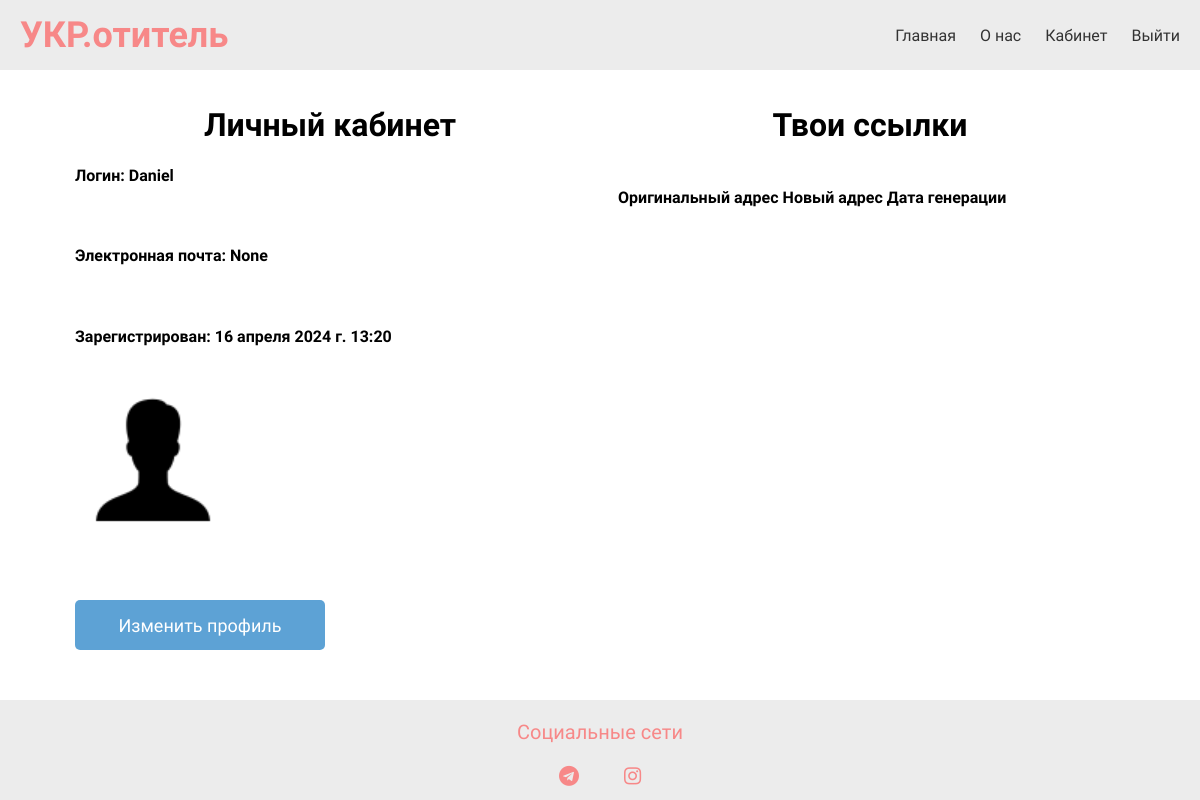
Screenshot of /dashboard/2/ (signed in) with the database file from the repository.
### shortener/models.py (models this page shows, shortened)
class Person(models.Model):
    user = models.OneToOneField(User, null=True,blank=True, on_delete=CASCADE, verbose_name='Пользователь')
    profile_pic = models.ImageField(null=True, blank=True, default='default.png', upload_to='user_images', verbose_name='Изображение профиля')
    name = models.CharField(max_length=200, null=True, verbose_name='Имя')
    email = models.EmailField(max_length=200, null=True, blank=True, verbose_name='E-mail пользователя')
    date = models.DateTimeField(auto_now_add=True, null=True)
    class Meta:
        verbose_name = 'Профиль'
        verbose_name_plural = 'Профили'

### shortener/views.py (the view)
# urls.py: path('dashboard/<str:pk>/', views.dashboard, name='dashboard'),
@login_required
def dashboard(request, pk):
    person = Person.objects.get(id=pk)
    myurls = URLS.objects.filter(created_by_id=pk)
    context = {'Person': person, 'myurls': myurls}
    return render(request, 'shortener/dashboard.html', context)

### shortener/templates/shortener/dashboard.html (shortened to what this page needs)
{% include 'main.html' %}
{% block content %}
<div class="dashboard">
  <div class="user-data">
    <h1 class="title">Личный кабинет</h1>
    <h4> Логин: {{ Person.user }} </h4><br>
    <h4> Электронная почта: {{ Person.email }} </h4><br>
    <h4> Зарегистрирован: {{ Person.date }} </h4><br>
    <img src="{{ Person.profile_pic.url }}" alt="Иконка профиля {{Person.name}}" height="150px" width="150px">
    <div class="button-section">
      <button class="edit-button"><a href="{% url 'edit' request.user.id %}">
        Изменить профиль
      </a></button>
    </div>
  </div>
  <div class="table-links">
    <h1>Твои ссылки</h1>  <br>
    <table>
      <thead>
        <tr>
          <th scope="col" style="color: black">Оригинальный адрес</th>
          <th scope="col" style="color: black">Новый адрес</th>
          <th scope="col" style="color: black">Дата генерации</th>
        </tr>
      </thead>
    </table>
  </div>
</div>
{% endblock %}

### static/css/base.css (style rules this page uses)
body { font-family: "Roboto Condensed", sans-serif; margin: 0; padding: 0; background-image: url("/static/background.jpg"); background-size: cover; }

### shortener/templates/shortener/dashboard.html (style rules this page uses)
.dashboard { width: 90%; margin: 0 auto; padding: 0 20px; font-family: "Comfortaa", sans-serif; display: flex; }
.button-section { text-align: center; margin-top: 60px; display: flex; }
.edit-button { background-color: #5da2d5; color: #fff; padding: 10px 20px; border: none; border-radius: 5px; cursor: pointer; height: 50px; width: 250px; transition: transform 500ms ease; font-family: "Comfortaa", sans-serif; }
.edit-button a { text-decoration: none; color: #fff; font-size: 18px; }
.user-data, .table-links { flex: 1; padding: 15px; }
.title, .table-links h1 { text-align: center; }
tr { margin-bottom: 50px; }

### rows the page displays
Person: user "Daniel", email "None", date "16 апреля 2024 г. 13:20", profile_pic (placeholder picture)
